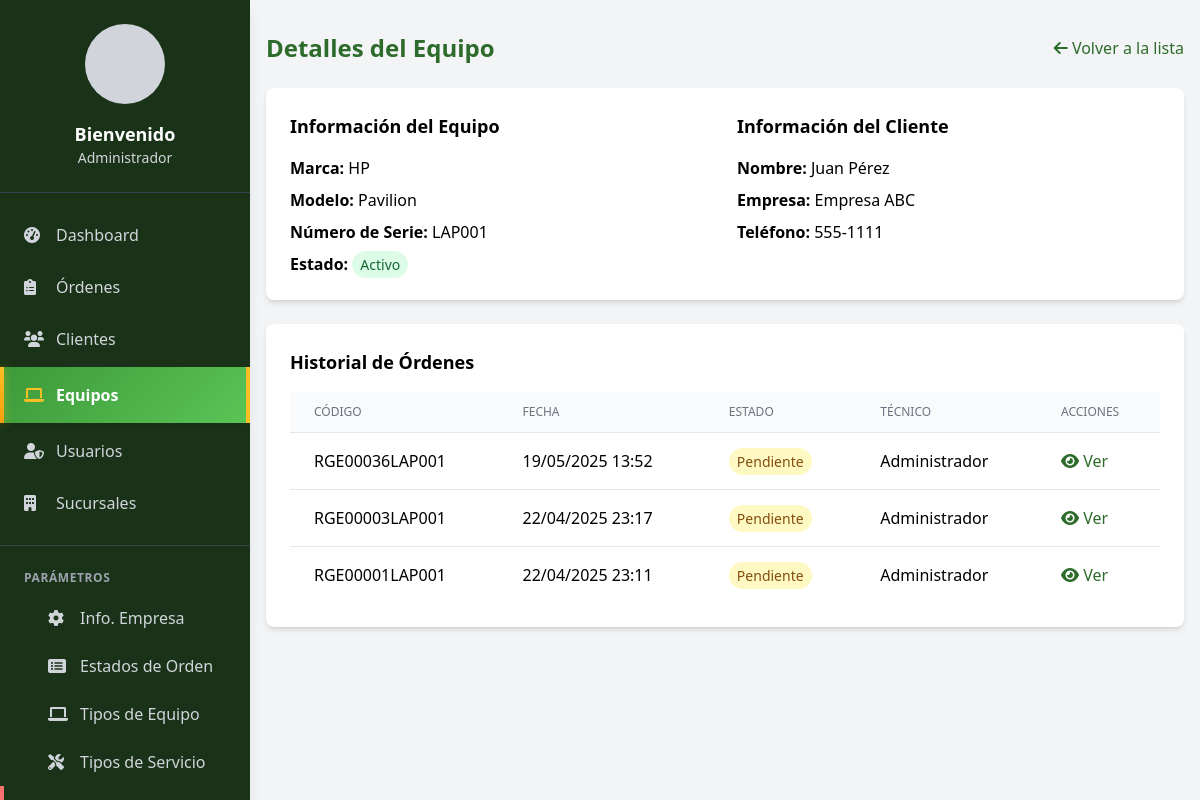
Screenshot of /modules/equipos/ver.php?id=1 (signed in) with the database file from the repository.
### tables this page shows
CREATE TABLE IF NOT EXISTS equipos (
  id_equipo int(11) NOT NULL AUTO_INCREMENT,
  numero_serial varchar(50) NOT NULL,
  marca varchar(50) NOT NULL,
  modelo varchar(50) NOT NULL,
  id_cliente int(11) DEFAULT NULL,
  estado tinyint(1) DEFAULT 1,
  PRIMARY KEY (id_equipo),
  KEY fk_equipos_cliente (id_cliente),
  CONSTRAINT equipos_ibfk_1 FOREIGN KEY (id_cliente) REFERENCES clientes (id_cliente)
);

CREATE TABLE IF NOT EXISTS clientes (
  id_cliente int(11) NOT NULL AUTO_INCREMENT,
  nombre_apellido varchar(100) NOT NULL,
  identificacion varchar(20) NOT NULL,
  direccion varchar(200) NOT NULL,
  telefono varchar(20) NOT NULL,
  empresa varchar(100) NOT NULL,
  id_tipo_cliente int(11) DEFAULT NULL,
  estado tinyint(1) DEFAULT 1,
  email varchar(100) DEFAULT 'N/A',
  PRIMARY KEY (id_cliente),
  UNIQUE KEY uq_identificacion (identificacion),
  KEY fk_clientes_tipo (id_tipo_cliente),
  CONSTRAINT clientes_ibfk_1 FOREIGN KEY (id_tipo_cliente) REFERENCES tipos_cliente (id_tipo_cliente)
);

CREATE TABLE IF NOT EXISTS ordenes_trabajo (
  id_orden int(11) NOT NULL AUTO_INCREMENT,
  codigo varchar(50) NOT NULL,
  id_cliente int(11) NOT NULL,
  id_equipo int(11) NOT NULL,
  descripcion_problema text DEFAULT NULL,
  valor_estimado decimal(10,2) DEFAULT NULL,
  abono_inicial decimal(10,2) DEFAULT 0.00,
  estado_pago varchar(20) DEFAULT 'Pendiente',
  fecha_abono datetime DEFAULT NULL,
  usuario_abono int(11) DEFAULT NULL,
  estado enum('Pendiente','En Proceso','Completado','Entregado') DEFAULT 'Pendiente',
  id_usuario_registro int(11) NOT NULL,
  tecnico_responsable_id int(11) NOT NULL,
  id_sucursal int(11) NOT NULL,
  fecha_ingreso datetime DEFAULT current_timestamp(),
  PRIMARY KEY (id_orden),
  UNIQUE KEY uq_codigo (codigo),
  KEY fk_ordenes_cliente (id_cliente),
  KEY fk_ordenes_equipo (id_equipo),
  KEY fk_ordenes_usuario (id_usuario_registro),
  KEY fk_ordenes_sucursal (id_sucursal),
  CONSTRAINT ordenes_trabajo_ibfk_1 FOREIGN KEY (id_cliente) REFERENCES clientes (id_cliente),
  CONSTRAINT ordenes_trabajo_ibfk_2 FOREIGN KEY (id_equipo) REFERENCES equipos (id_equipo),
  CONSTRAINT ordenes_trabajo_ibfk_3 FOREIGN KEY (id_usuario_registro) REFERENCES usuarios (id_usuario),
  CONSTRAINT ordenes_trabajo_ibfk_4 FOREIGN KEY (id_sucursal) REFERENCES sucursales (id_sucursal)
);

CREATE TABLE IF NOT EXISTS usuarios (
  id_usuario int(11) NOT NULL AUTO_INCREMENT,
  nombre_completo varchar(100) NOT NULL,
  usuario varchar(50) NOT NULL,
  password varchar(255) NOT NULL,
  id_tipo int(11) DEFAULT NULL,
  id_sucursal int(11) DEFAULT NULL,
  estado tinyint(1) DEFAULT 1,
  PRIMARY KEY (id_usuario),
  UNIQUE KEY uq_usuario (usuario),
  KEY fk_usuarios_tipo (id_tipo),
  KEY fk_usuarios_sucursal (id_sucursal),
  CONSTRAINT usuarios_ibfk_1 FOREIGN KEY (id_tipo) REFERENCES tipos_usuario (id_tipo),
  CONSTRAINT usuarios_ibfk_2 FOREIGN KEY (id_sucursal) REFERENCES sucursales (id_sucursal)
);

### modules/equipos/ver.php (the view, shortened to what this page needs)
<?php
require_once '../../config/database.php';
$stmt = $conn->prepare("
    SELECT e.*, c.nombre_apellido as cliente, c.empresa, c.telefono
    FROM equipos e
    LEFT JOIN clientes c ON e.id_cliente = c.id_cliente
    WHERE e.id_equipo = ?
");
$stmt->execute([$_GET['id']]);
$equipo = $stmt->fetch();
$stmt = $conn->prepare("
    SELECT ot.*, u.nombre_completo as tecnico
    FROM ordenes_trabajo ot
    LEFT JOIN usuarios u ON ot.id_usuario_registro = u.id_usuario
    WHERE ot.id_equipo = ?
    ORDER BY ot.fecha_ingreso DESC
");
$stmt->execute([$_GET['id']]);
$ordenes = $stmt->fetchAll();
?>
<!DOCTYPE html>
<html lang="es">
<head>
    <script src="https://cdn.tailwindcss.com"></script>
    <link href="https://cdnjs.cloudflare.com/ajax/libs/font-awesome/6.0.0/css/all.min.css" rel="stylesheet">
</head>
<body class="bg-gray-100">
    <?php include '../../includes/navbar.php'; ?>
    <div class="main-content">
    <div class="container mx-auto px-4 py-8">
        <div class="mb-6 flex items-center justify-between">
            <h2 class="text-2xl font-bold text-navy-blue">Detalles del Equipo</h2>
            <a href="lista.php" class="text-navy-blue hover:text-green-700">
                <i class="fas fa-arrow-left"></i> Volver a la lista
            </a>
        </div>
        <div class="bg-white rounded-lg shadow-md p-6 mb-6">
            <div class="grid grid-cols-1 md:grid-cols-2 gap-6">
                <div>
                    <h3 class="text-lg font-semibold mb-4">Información del Equipo</h3>
                    <div class="space-y-2">
                        <p><strong>Marca:</strong> <?php echo htmlspecialchars($equipo['marca']); ?></p>
                        <p><strong>Modelo:</strong> <?php echo htmlspecialchars($equipo['modelo']); ?></p>
                        <p><strong>Número de Serie:</strong> <?php echo htmlspecialchars($equipo['numero_serial']); ?></p>
                        <p><strong>Estado:</strong>
                            <span class="px-2 py-1 rounded-full text-sm <?php echo $equipo['estado'] ? 'bg-green-100 text-green-800' : 'bg-red-100 text-red-800'; ?>">
                                <?php echo $equipo['estado'] ? 'Activo' : 'Inactivo'; ?>
                            </span>
                        </p>
                    </div>
                </div>
                <div>
                    <h3 class="text-lg font-semibold mb-4">Información del Cliente</h3>
                    <div class="space-y-2">
                        <p><strong>Nombre:</strong> <?php echo htmlspecialchars($equipo['cliente']); ?></p>
                        <p><strong>Empresa:</strong> <?php echo htmlspecialchars($equipo['empresa'] ?: 'N/A'); ?></p>
                        <p><strong>Teléfono:</strong> <?php echo htmlspecialchars($equipo['telefono']); ?></p>
                    </div>
                </div>
            </div>
        </div>
        <div class="bg-white rounded-lg shadow-md p-6">
            <h3 class="text-lg font-semibold mb-4">Historial de Órdenes</h3>
            <?php if (empty($ordenes)): ?>
                <p class="text-gray-500">No hay órdenes registradas para este equipo.</p>
            <?php else: ?>
                <div class="overflow-x-auto">
                    <table class="min-w-full divide-y divide-gray-200">
                        <thead class="bg-gray-50">
                            <tr>
                                <th class="px-6 py-3 text-left text-xs font-medium text-gray-500 uppercase">Código</th>
                                <th class="px-6 py-3 text-left text-xs font-medium text-gray-500 uppercase">Fecha</th>
                                <th class="px-6 py-3 text-left text-xs font-medium text-gray-500 uppercase">Estado</th>
                                <th class="px-6 py-3 text-left text-xs font-medium text-gray-500 uppercase">Técnico</th>
                                <th class="px-6 py-3 text-left text-xs font-medium text-gray-500 uppercase">Acciones</th>
                            </tr>
                        </thead>
                        <tbody class="bg-white divide-y divide-gray-200">
                            <?php foreach ($ordenes as $orden): ?>
                                <tr class="hover:bg-gray-50">
                                    <td class="px-6 py-4"><?php echo htmlspecialchars($orden['codigo']); ?></td>
                                    <td class="px-6 py-4"><?php echo date('d/m/Y H:i', strtotime($orden['fecha_ingreso'])); ?></td>
                                    <td class="px-6 py-4">
                                        <span class="px-2 py-1 rounded-full text-sm
                                            <?php echo $orden['estado'] == 'Pendiente' ? 'bg-yellow-100 text-yellow-800' : 'bg-green-100 text-green-800'; ?>">
                                            <?php echo htmlspecialchars($orden['estado']); ?>
                                        </span>
                                    </td>
                                    <td class="px-6 py-4"><?php echo htmlspecialchars($orden['tecnico']); ?></td>
                                    <td class="px-6 py-4">
                                        <a href="../ordenes/ver.php?id=<?php echo $orden['id_orden']; ?>"
                                           class="text-navy-blue hover:text-green-700">
                                            <i class="fas fa-eye"></i> Ver
                                        </a>
                                    </td>
                                </tr>
                            <?php endforeach; ?>
                        </tbody>
                    </table>
                </div>
            <?php endif; ?>
        </div>
    </div>
    </div>
</body>
</html>

### modules/equipos/ver.php (style rules this page uses)
.text-navy-blue { color: #2d6b2b; }

### includes/navbar.php (style rules this page uses)
.main-content { margin-left: 250px; transition: margin-left 0.3s ease-in-out; }
@media (min-width: 1025px) { .main-content { margin-left: 250px; } }

### rows the page displays
equipos: marca "HP", modelo "Pavilion", numero_serial "LAP001", id_cliente.nombre_apellido "Juan Pérez", id_cliente.empresa "Empresa ABC", id_cliente.telefono "555-1111"
ordenes_trabajo: codigo "RGE00036LAP001", fecha_ingreso "19/05/2025 13:52", estado "Pendiente", id_usuario_registro.nombre_completo "Administrador"
ordenes_trabajo: codigo "RGE00003LAP001", fecha_ingreso "22/04/2025 23:17", estado "Pendiente", id_usuario_registro.nombre_completo "Administrador"
ordenes_trabajo: codigo "RGE00001LAP001", fecha_ingreso "22/04/2025 23:11", estado "Pendiente", id_usuario_registro.nombre_completo "Administrador"

### other values shown
$_SESSION['nombre_completo'] "Administrador"
